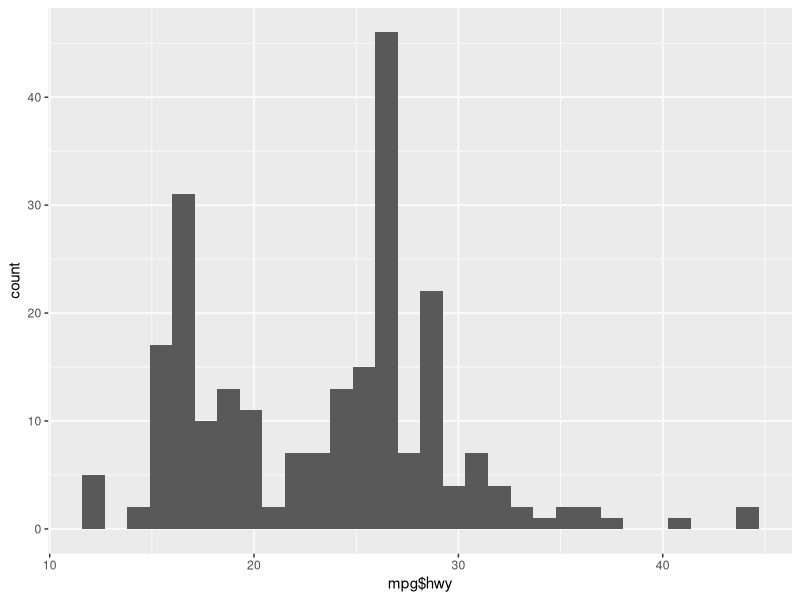
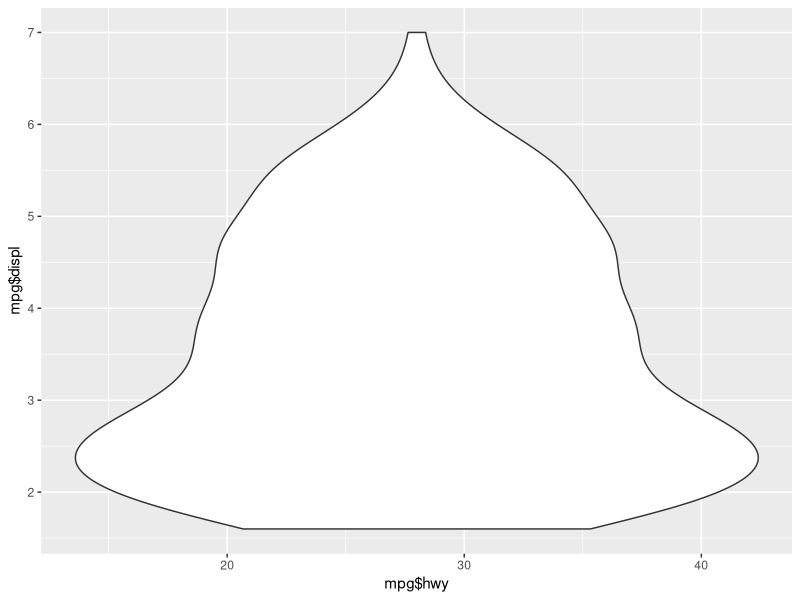
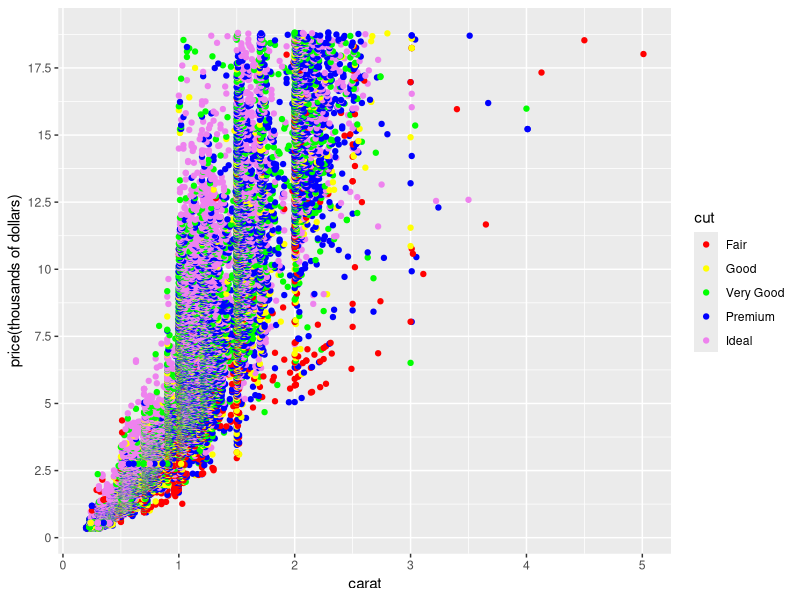
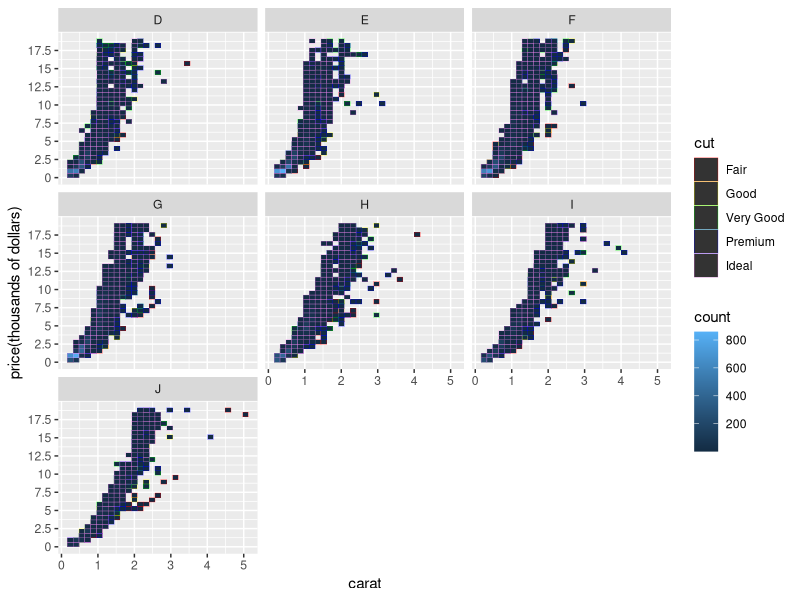
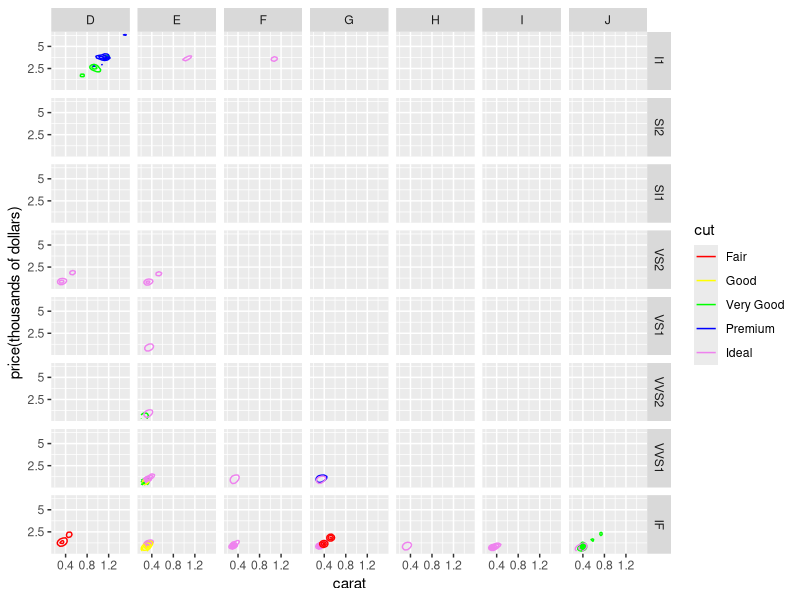
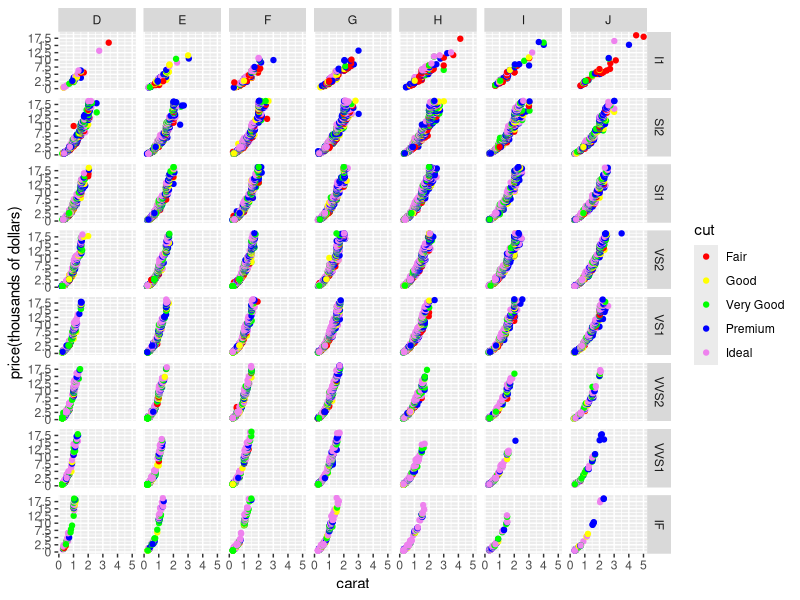

The R script that drew these images, in order:
library(ggplot2)

View(mpg)

plot <- ggplot(data = mpg, mapping = aes(x = mpg$hwy))
plot + geom_histogram()
  
  
plot <- ggplot(data = mpg, mapping = aes(x = mpg$hwy))  
plot + geom_violin(mapping = aes(y = mpg$displ))


View(diamonds)

ggplot(diamonds, aes(x=carat, y=price, color=cut)) + 
  geom_point() +
  scale_color_manual(values=c("red", "yellow", "green", "blue", "violet")) + 
  scale_y_continuous(breaks=c(0,2500,5000,7500,10000,12500,15000,17500),
                     labels=c(0,2.5,5,7.5,10,12.5,15,17.5),
                     name="price(thousands of dollars)")

# From diamonds {ggplot2} documentation:
#color --> diamond colour, from D (best) to J (worst)
# clarity --> a measurement of how clear the diamond is (I1 (worst), SI2, SI1, VS2, VS1, VVS2, VVS1, IF (best))

ggplot(diamonds, aes(x=carat, y=price, color=cut)) + 
  geom_bin2d() +
  facet_wrap(~color) +
  scale_color_manual(values=c("red", "yellow", "green", "blue", "violet")) + 
  scale_y_continuous(breaks=c(0,2500,5000,7500,10000,12500,15000,17500),
                     labels=c(0,2.5,5,7.5,10,12.5,15,17.5),
                     name="price(thousands of dollars)")

ggplot(diamonds, aes(x=carat, y=price, color=cut)) + 
  geom_density2d() +
  facet_grid(clarity~color) +
  scale_color_manual(values=c("red", "yellow", "green", "blue", "violet")) + 
  scale_y_continuous(breaks=c(0,2500,5000,7500,10000,12500,15000,17500),
                     labels=c(0,2.5,5,7.5,10,12.5,15,17.5),
                     name="price(thousands of dollars)")

ggplot(diamonds, aes(x=carat, y=price, color=cut)) + 
  geom_point() +
  facet_grid(clarity~color) +
  scale_color_manual(values=c("red", "yellow", "green", "blue", "violet")) + 
  scale_y_continuous(breaks=c(0,2500,5000,7500,10000,12500,15000,17500),
                     labels=c(0,2.5,5,7.5,10,12.5,15,17.5),
                     name="price(thousands of dollars)")


